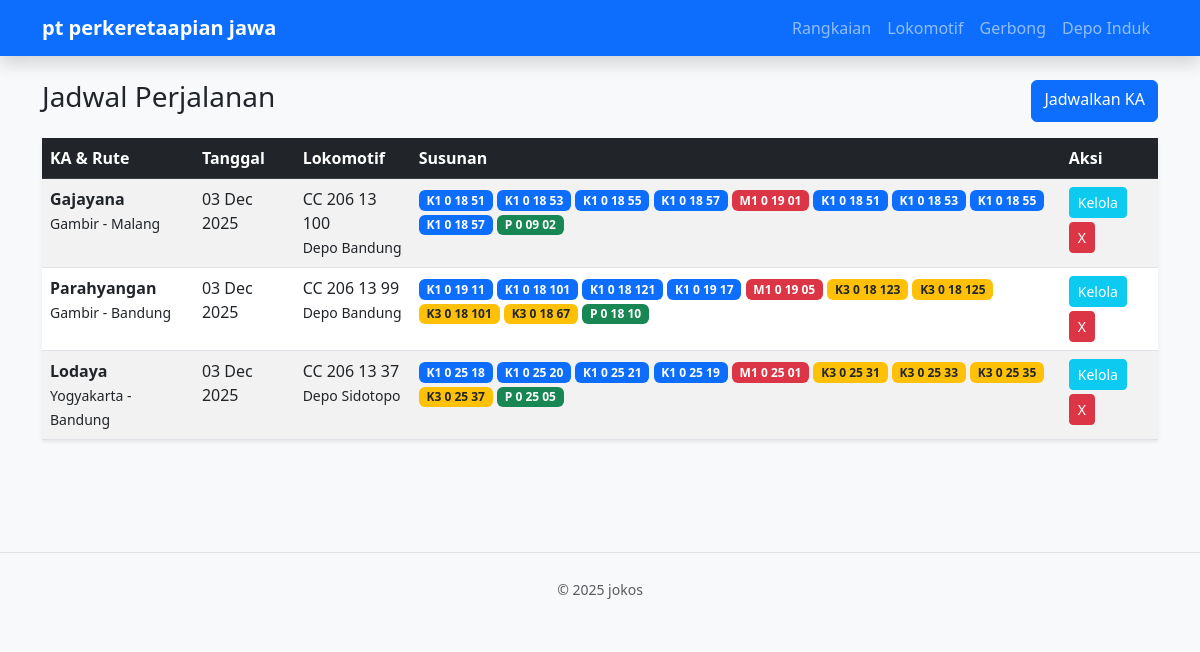
Page /project/index.php on the committed database.
### tables this page shows
CREATE TABLE rangkaian (
    id_rangkaian INT AUTO_INCREMENT PRIMARY KEY,
    nama_ka VARCHAR(50),
    rute VARCHAR(50),
    tanggal_dinas DATE,
    id_loko INT,
    FOREIGN KEY (id_loko) REFERENCES lokomotif(id_loko) ON DELETE CASCADE
);

CREATE TABLE lokomotif (
    id_loko INT AUTO_INCREMENT PRIMARY KEY,
    kode_loko VARCHAR(20),
    status_mesin ENUM('Siap', 'Perbaikan', 'Cadangan'),
    id_depo INT,
    FOREIGN KEY (id_depo) REFERENCES depo_induk(id_depo) ON DELETE CASCADE
);

CREATE TABLE depo_induk (
    id_depo INT AUTO_INCREMENT PRIMARY KEY,
    nama_depo VARCHAR(50),
    kode_wilayah VARCHAR(10)
);

### project/config/Database.php (called while the page is built, shortened)
<?php
class Database
{
    private $host = "localhost";
    private $database = "db_kereta";
    private $username = "root";
    private $password = "";
    public function getConnection()
    {
        $this->conn = null;
        try {
            $this->conn = new PDO("mysql:host=" . $this->host . ";dbname=" . $this->database, $this->username, $this->password);
            $this->conn->setAttribute(PDO::ATTR_ERRMODE, PDO::ERRMODE_EXCEPTION);
        } catch (PDOException $exception) {
            echo "Connection error: " . $exception->getMessage();
        }
        return $this->conn;
    }
}

### project/viewmodels/RangkaianViewModel.php (called while the page is built, shortened)
<?php
require_once 'models/Rangkaian.php';
class RangkaianViewModel {
    private $model;
    public function __construct() { $this->model = new Rangkaian(); }
    public function index() {
        $stmt = $this->model->getAll();
        $dataSiap = [];
        while($row = $stmt->fetch(PDO::FETCH_ASSOC)) {
            $gerbongList = [];
            if($row['list_gerbong']) {
                foreach(explode(',', $row['list_gerbong']) as $item) {
                    $p = explode('|', $item);
                    $jenis = $p[1] ?? '';
                    $bg = 'bg-secondary';
                    if($jenis == 'Eksekutif') $bg='bg-primary';
                    elseif($jenis == 'Ekonomi') $bg='bg-warning text-dark';
                    elseif($jenis == 'Kereta Makan') $bg='bg-danger';
                    elseif($jenis == 'Pembangkit') $bg='bg-success';
                    elseif($jenis == 'Luxury') $bg='bg-info text-dark';
                    elseif($jenis == 'Priority') $bg='bg-dark';
                    $gerbongList[] = (object)['nomor'=>$p[0], 'jenis'=>$jenis, 'warna'=>$bg];
                }
            }
            $dataSiap[] = (object)[
                'id' => $row['id_rangkaian'], 'ka' => $row['nama_ka'], 'rute' => $row['rute'],
                'tgl' => date('d M Y', strtotime($row['tanggal_dinas'])),
                'loko' => $row['kode_loko'], 'depo' => $row['nama_depo'], 'gerbongs' => $gerbongList
            ];
        }
        return $dataSiap;
    }
}
?>

### project/models/Rangkaian.php (called while the page is built, shortened)
<?php
require_once 'config/Database.php';
class Rangkaian {
    private $conn;
    public function __construct() {
        $this->conn = (new Database())->getConnection();
    }
    public function getAll() {
        $sql = "SELECT r.*, l.kode_loko, d.nama_depo,
                GROUP_CONCAT(CONCAT(g.nomor_seri, '|', g.jenis) ORDER BY dr.urutan_gerbong ASC SEPARATOR ',') as list_gerbong
                FROM rangkaian r
                JOIN lokomotif l ON r.id_loko = l.id_loko
                JOIN depo_induk d ON l.id_depo = d.id_depo
                LEFT JOIN detail_rangkaian dr ON r.id_rangkaian = dr.id_rangkaian
                LEFT JOIN gerbong g ON dr.id_gerbong = g.id_gerbong
                GROUP BY r.id_rangkaian ORDER BY r.tanggal_dinas ASC";
        return $this->conn->query($sql);
    }
}
?>

### project/views/rangkaian_list.php (the view)
<div class="d-flex justify-content-between mb-3">
    <h3>Jadwal Perjalanan</h3>
    <a href="index.php?page=rangkaian_add" class="btn btn-primary">Jadwalkan KA</a>
</div>
<table class="table table-striped bg-white shadow-sm">
    <thead class="table-dark"><tr><th>KA & Rute</th><th>Tanggal</th><th>Lokomotif</th><th>Susunan</th><th>Aksi</th></tr></thead>
    <tbody><?php foreach($list as $ka): ?>
        <tr>
            <td><strong><?=$ka->ka?></strong><br><small><?=$ka->rute?></small></td>
            <td><?=$ka->tgl?></td>
            <td><?=$ka->loko?><br><small><?=$ka->depo?></small></td>
            <td><?php foreach($ka->gerbongs as $g): ?>
                <span class="badge <?=$g->warna?>"><?=$g->nomor?></span>
            <?php endforeach; ?></td>
            <td>
                <a href="index.php?page=detail_rangkaian&id=<?=$ka->id?>" class="btn btn-sm btn-info text-white mb-1">Kelola</a>
                <a href="index.php?page=rangkaian_delete&id=<?=$ka->id?>" class="btn btn-sm btn-danger" onclick="return confirm('Hapus?')">X</a>
            </td>
        </tr>
    <?php endforeach; ?></tbody>
</table>

### project/views/template/header.php (shortened to what this page needs)
<!DOCTYPE html>
<html lang="id">
<head>
    <link href="https://cdn.jsdelivr.net/npm/bootstrap@5.3.0/dist/css/bootstrap.min.css" rel="stylesheet">
</head>
<body class="bg-light">
<nav class="navbar navbar-expand-lg navbar-dark bg-primary mb-4 shadow">
    <div class="container">
        <a class="navbar-brand fw-bold" href="index.php">pt perkeretaapian jawa</a>
        <div class="collapse navbar-collapse">
            <ul class="navbar-nav ms-auto">
                <li class="nav-item"><a class="nav-link" href="index.php">Rangkaian</a></li>
                <li class="nav-item"><a class="nav-link" href="index.php?page=loko">Lokomotif</a></li>
                <li class="nav-item"><a class="nav-link" href="index.php?page=gerbong">Gerbong</a></li>
                <li class="nav-item"><a class="nav-link" href="index.php?page=depo">Depo Induk</a></li>
            </ul>
        </div>
    </div>
</nav>
<div class="container pb-5">

### project/index.php (shortened to what this page needs)
<?php
require_once 'viewmodels/RangkaianViewModel.php';
include 'views/template/header.php';
$page = $_GET['page'] ?? 'home';
switch($page) {
    case 'home':
        $vm = new RangkaianViewModel(); $list = $vm->index(); include 'views/rangkaian_list.php'; break;
}
include 'views/template/footer.php';
?>

### project/views/template/footer.php (shortened to what this page needs)
</div>
<footer class="text-center py-4 text-muted border-top mt-5"><small>&copy; 2025 jokos</small></footer>
</body></html>

### rows in the picture
rangkaian: nama_ka "Gajayana", rute "Gambir - Malang", tgl "03 Dec 2025", id_loko.kode_loko "CC 206 13 100", depo_induk.nama_depo "Depo Bandung", nomor "K1 0 18 51", nomor "K1 0 18 53", nomor "K1 0 18 55", nomor "K1 0 18 57", nomor "M1 0 19 01", nomor "P 0 09 02"
rangkaian: nama_ka "Parahyangan", rute "Gambir - Bandung", tgl "03 Dec 2025", id_loko.kode_loko "CC 206 13 99", depo_induk.nama_depo "Depo Bandung", nomor "K1 0 19 11", nomor "K1 0 18 101", nomor "K1 0 18 121", nomor "K1 0 19 17", nomor "M1 0 19 05", nomor "K3 0 18 123", nomor "K3 0 18 125", nomor "K3 0 18 101", nomor "K3 0 18 67", nomor "P 0 18 10"
rangkaian: nama_ka "Lodaya", rute "Yogyakarta - Bandung", tgl "03 Dec 2025", id_loko.kode_loko "CC 206 13 37", depo_induk.nama_depo "Depo Sidotopo", nomor "K1 0 25 18", nomor "K1 0 25 20", nomor "K1 0 25 21", nomor "K1 0 25 19", nomor "M1 0 25 01", nomor "K3 0 25 31", nomor "K3 0 25 33", nomor "K3 0 25 35", nomor "K3 0 25 37", nomor "P 0 25 05"
